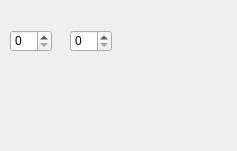
<?xml version="1.0" encoding="UTF-8"?>
<ui version="4.0">
 <class>Widget</class>
 <widget class="QWidget" name="Widget">
  <property name="geometry">
   <rect>
    <x>0</x>
    <y>0</y>
    <width>237</width>
    <height>151</height>
   </rect>
  </property>
  <property name="windowTitle">
   <string>Widget</string>
  </property>
  <widget class="QSpinBox" name="spinBox1">
   <property name="geometry">
    <rect>
     <x>10</x>
     <y>30</y>
     <width>42</width>
     <height>22</height>
    </rect>
   </property>
  </widget>
  <widget class="QSpinBox" name="spinBox2">
   <property name="geometry">
    <rect>
     <x>70</x>
     <y>30</y>
     <width>42</width>
     <height>22</height>
    </rect>
   </property>
  </widget>
 </widget>
 <resources/>
 <connections/>
</ui>
